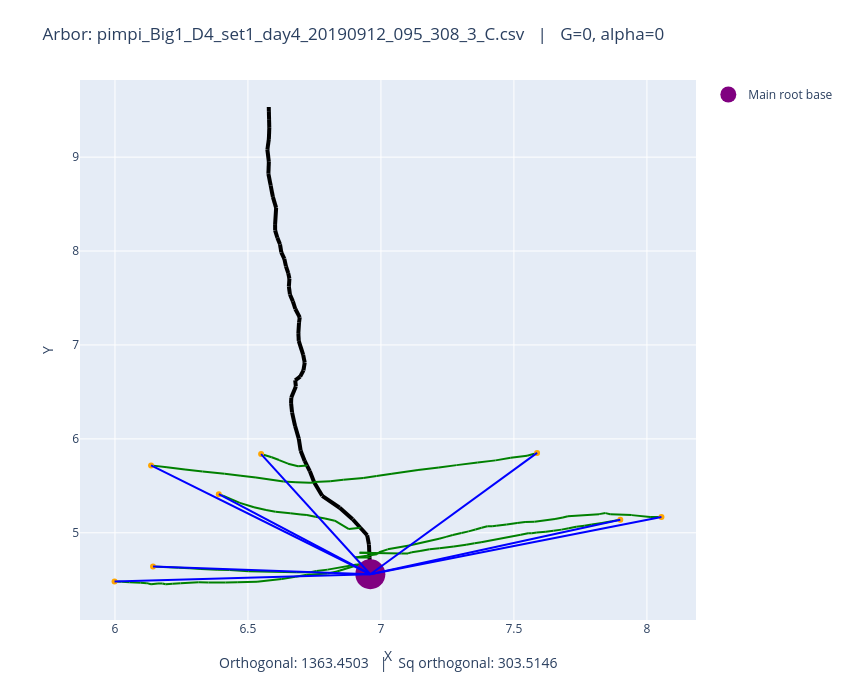

Notebook source saved alongside this figure:
### Code cell
fname = "pimpi_Big1_D4_set1_day4_20190912_095_308_3_C.csv"
plot_arbors(fname, 0, 0)

### Figure 1 — Plotly figure (JSON) as saved in the notebook; plotly's stock layout.template omitted (floating-point values rounded to 4 significant figures)
{"data": [{"line": {"color": "black", "width": 4}, "mode": "lines", "showlegend": false, "type": "scatter", "x": [6.96, 6.958], "y": [4.559, 4.663]}, {"line": {"color": "black", "width": 4}, "mode": "lines", "showlegend": false, "type": "scatter", "x": [6.958, 6.958], "y": [4.663, 4.667]}, {"line": {"color": "black", "width": 4}, "mode": "lines", "showlegend": false, "type": "scatter", "x": [6.958, 6.957], "y": [4.667, 4.737]}, {"line": {"color": "black", "width": 4}, "mode": "lines", "showlegend": false, "type": "scatter", "x": [6.957, 6.956], "y": [4.737, 4.787]}, {"line": {"color": "black", "width": 4}, "mode": "lines", "showlegend": false, "type": "scatter", "x": [6.956, 6.955], "y": [4.787, 4.874]}, {"line": {"color": "black", "width": 4}, "mode": "lines", "showlegend": false, "type": "scatter", "x": [6.955, 6.948], "y": [4.874, 4.974]}, {"line": {"color": "black", "width": 4}, "mode": "lines", "showlegend": false, "type": "scatter", "x": [6.948, 6.923], "y": [4.974, 5.054]}, {"line": {"color": "black", "width": 4}, "mode": "lines", "showlegend": false, "type": "scatter", "x": [6.923, 6.894], "y": [5.054, 5.144]}, {"line": {"color": "black", "width": 4}, "mode": "lines", "showlegend": false, "type": "scatter", "x": [6.894, 6.845], "y": [5.144, 5.267]}, {"line": {"color": "black", "width": 4}, "mode": "lines", "showlegend": false, "type": "scatter", "x": [6.845, 6.779], "y": [5.267, 5.394]}, {"line": {"color": "black", "width": 4}, "mode": "lines", "showlegend": false, "type": "scatter", "x": [6.779, 6.749], "y": [5.394, 5.536]}, {"line": {"color": "black", "width": 4}, "mode": "lines", "showlegend": false, "type": "scatter", "x": [6.749, 6.749], "y": [5.536, 5.541]}, {"line": {"color": "black", "width": 4}, "mode": "lines", "showlegend": false, "type": "scatter", "x": [6.749, 6.733], "y": [5.541, 5.657]}, {"line": {"color": "black", "width": 4}, "mode": "lines", "showlegend": false, "type": "scatter", "x": [6.733, 6.722], "y": [5.657, 5.715]}, {"line": {"color": "black", "width": 4}, "mode": "lines", "showlegend": false, "type": "scatter", "x": [6.722, 6.713], "y": [5.715, 5.765]}, {"line": {"color": "black", "width": 4}, "mode": "lines", "showlegend": false, "type": "scatter", "x": [6.713, 6.698], "y": [5.765, 5.874]}, {"line": {"color": "black", "width": 4}, "mode": "lines", "showlegend": false, "type": "scatter", "x": [6.698, 6.691], "y": [5.874, 6.003]}, {"line": {"color": "black", "width": 4}, "mode": "lines", "showlegend": false, "type": "scatter", "x": [6.691, 6.677], "y": [6.003, 6.137]}, {"line": {"color": "black", "width": 4}, "mode": "lines", "showlegend": false, "type": "scatter", "x": [6.677, 6.666], "y": [6.137, 6.283]}, {"line": {"color": "black", "width": 4}, "mode": "lines", "showlegend": false, "type": "scatter", "x": [6.666, 6.662], "y": [6.283, 6.381]}, {"line": {"color": "black", "width": 4}, "mode": "lines", "showlegend": false, "type": "scatter", "x": [6.662, 6.663], "y": [6.381, 6.441]}, {"line": {"color": "black", "width": 4}, "mode": "lines", "showlegend": false, "type": "scatter", "x": [6.663, 6.68], "y": [6.441, 6.559]}, {"line": {"color": "black", "width": 4}, "mode": "lines", "showlegend": false, "type": "scatter", "x": [6.68, 6.678], "y": [6.559, 6.624]}, {"line": {"color": "black", "width": 4}, "mode": "lines", "showlegend": false, "type": "scatter", "x": [6.678, 6.696], "y": [6.624, 6.663]}, {"line": {"color": "black", "width": 4}, "mode": "lines", "showlegend": false, "type": "scatter", "x": [6.696, 6.709], "y": [6.663, 6.729]}, {"line": {"color": "black", "width": 4}, "mode": "lines", "showlegend": false, "type": "scatter", "x": [6.709, 6.713], "y": [6.729, 6.812]}, {"line": {"color": "black", "width": 4}, "mode": "lines", "showlegend": false, "type": "scatter", "x": [6.713, 6.708], "y": [6.812, 6.895]}, {"line": {"color": "black", "width": 4}, "mode": "lines", "showlegend": false, "type": "scatter", "x": [6.708, 6.691], "y": [6.895, 7.042]}, {"line": {"color": "black", "width": 4}, "mode": "lines", "showlegend": false, "type": "scatter", "x": [6.691, 6.69], "y": [7.042, 7.127]}, {"line": {"color": "black", "width": 4}, "mode": "lines", "showlegend": false, "type": "scatter", "x": [6.69, 6.692], "y": [7.127, 7.236]}, {"line": {"color": "black", "width": 4}, "mode": "lines", "showlegend": false, "type": "scatter", "x": [6.692, 6.695], "y": [7.236, 7.294]}, {"line": {"color": "black", "width": 4}, "mode": "lines", "showlegend": false, "type": "scatter", "x": [6.695, 6.678], "y": [7.294, 7.383]}, {"line": {"color": "black", "width": 4}, "mode": "lines", "showlegend": false, "type": "scatter", "x": [6.678, 6.669], "y": [7.383, 7.465]}, {"line": {"color": "black", "width": 4}, "mode": "lines", "showlegend": false, "type": "scatter", "x": [6.669, 6.658], "y": [7.465, 7.537]}, {"line": {"color": "black", "width": 4}, "mode": "lines", "showlegend": false, "type": "scatter", "x": [6.658, 6.654], "y": [7.537, 7.623]}, {"line": {"color": "black", "width": 4}, "mode": "lines", "showlegend": false, "type": "scatter", "x": [6.654, 6.656], "y": [7.623, 7.705]}, {"line": {"color": "black", "width": 4}, "mode": "lines", "showlegend": false, "type": "scatter", "x": [6.656, 6.651], "y": [7.705, 7.765]}, {"line": {"color": "black", "width": 4}, "mode": "lines", "showlegend": false, "type": "scatter", "x": [6.651, 6.643], "y": [7.765, 7.837]}, {"line": {"color": "black", "width": 4}, "mode": "lines", "showlegend": false, "type": "scatter", "x": [6.643, 6.637], "y": [7.837, 7.916]}, {"line": {"color": "black", "width": 4}, "mode": "lines", "showlegend": false, "type": "scatter", "x": [6.637, 6.625], "y": [7.916, 7.986]}, {"line": {"color": "black", "width": 4}, "mode": "lines", "showlegend": false, "type": "scatter", "x": [6.625, 6.621], "y": [7.986, 8.071]}, {"line": {"color": "black", "width": 4}, "mode": "lines", "showlegend": false, "type": "scatter", "x": [6.621, 6.611], "y": [8.071, 8.141]}, {"line": {"color": "black", "width": 4}, "mode": "lines", "showlegend": false, "type": "scatter", "x": [6.611, 6.602], "y": [8.141, 8.22]}, {"line": {"color": "black", "width": 4}, "mode": "lines", "showlegend": false, "type": "scatter", "x": [6.602, 6.602], "y": [8.22, 8.279]}, {"line": {"color": "black", "width": 4}, "mode": "lines", "showlegend": false, "type": "scatter", "x": [6.602, 6.606], "y": [8.279, 8.46]}, {"line": {"color": "black", "width": 4}, "mode": "lines", "showlegend": false, "type": "scatter", "x": [6.606, 6.594], "y": [8.46, 8.577]}, {"line": {"color": "black", "width": 4}, "mode": "lines", "showlegend": false, "type": "scatter", "x": [6.594, 6.586], "y": [8.577, 8.696]}, {"line": {"color": "black", "width": 4}, "mode": "lines", "showlegend": false, "type": "scatter", "x": [6.586, 6.577], "y": [8.696, 8.823]}, {"line": {"color": "black", "width": 4}, "mode": "lines", "showlegend": false, "type": "scatter", "x": [6.577, 6.579], "y": [8.823, 8.951]}, {"line": {"color": "black", "width": 4}, "mode": "lines", "showlegend": false, "type": "scatter", "x": [6.579, 6.573], "y": [8.951, 9.079]}, {"line": {"color": "black", "width": 4}, "mode": "lines", "showlegend": false, "type": "scatter", "x": [6.573, 6.579], "y": [9.079, 9.193]}, {"line": {"color": "black", "width": 4}, "mode": "lines", "showlegend": false, "type": "scatter", "x": [6.579, 6.58], "y": [9.193, 9.311]}, {"line": {"color": "black", "width": 4}, "mode": "lines", "showlegend": false, "type": "scatter", "x": [6.58, 6.579], "y": [9.311, 9.405]}, {"line": {"color": "black", "width": 4}, "mode": "lines", "showlegend": false, "type": "scatter", "x": [6.579, 6.579], "y": [9.405, 9.489]}, {"line": {"color": "black", "width": 4}, "mode": "lines", "showlegend": false, "type": "scatter", "x": [6.579, 6.578], "y": [9.489, 9.534]}, {"line": {"color": "green", "width": 2}, "mode": "lines", "showlegend": false, "type": "scatter", "x": [8.055, 8.012], "y": [5.169, 5.168]}, {"line": {"color": "green", "width": 2}, "mode": "lines", "showlegend": false, "type": "scatter", "x": [8.012, 7.943], "y": [5.168, 5.188]}, {"line": {"color": "green", "width": 2}, "mode": "lines", "showlegend": false, "type": "scatter", "x": [7.943, 7.862], "y": [5.188, 5.198]}, {"line": {"color": "green", "width": 2}, "mode": "lines", "showlegend": false, "type": "scatter", "x": [7.862, 7.844], "y": [5.198, 5.21]}, {"line": {"color": "green", "width": 2}, "mode": "lines", "showlegend": false, "type": "scatter", "x": [7.844, 7.82], "y": [5.21, 5.199]}, {"line": {"color": "green", "width": 2}, "mode": "lines", "showlegend": false, "type": "scatter", "x": [7.82, 7.703], "y": [5.199, 5.175]}, {"line": {"color": "green", "width": 2}, "mode": "lines", "showlegend": false, "type": "scatter", "x": [7.703, 7.684], "y": [5.175, 5.163]}, {"line": {"color": "green", "width": 2}, "mode": "lines", "showlegend": false, "type": "scatter", "x": [7.684, 7.655], "y": [5.163, 5.148]}, {"line": {"color": "green", "width": 2}, "mode": "lines", "showlegend": false, "type": "scatter", "x": [7.655, 7.577], "y": [5.148, 5.119]}, {"line": {"color": "green", "width": 2}, "mode": "lines", "showlegend": false, "type": "scatter", "x": [7.577, 7.542], "y": [5.119, 5.115]}, {"line": {"color": "green", "width": 2}, "mode": "lines", "showlegend": false, "type": "scatter", "x": [7.542, 7.512], "y": [5.115, 5.104]}, {"line": {"color": "green", "width": 2}, "mode": "lines", "showlegend": false, "type": "scatter", "x": [7.512, 7.473], "y": [5.104, 5.089]}, {"line": {"color": "green", "width": 2}, "mode": "lines", "showlegend": false, "type": "scatter", "x": [7.473, 7.433], "y": [5.089, 5.075]}, {"line": {"color": "green", "width": 2}, "mode": "lines", "showlegend": false, "type": "scatter", "x": [7.433, 7.418], "y": [5.075, 5.069]}, {"line": {"color": "green", "width": 2}, "mode": "lines", "showlegend": false, "type": "scatter", "x": [7.418, 7.4], "y": [5.069, 5.07]}, {"line": {"color": "green", "width": 2}, "mode": "lines", "showlegend": false, "type": "scatter", "x": [7.4, 7.379], "y": [5.07, 5.054]}, {"line": {"color": "green", "width": 2}, "mode": "lines", "showlegend": false, "type": "scatter", "x": [7.379, 7.355], "y": [5.054, 5.035]}, {"line": {"color": "green", "width": 2}, "mode": "lines", "showlegend": false, "type": "scatter", "x": [7.355, 7.33], "y": [5.035, 5.015]}, {"line": {"color": "green", "width": 2}, "mode": "lines", "showlegend": false, "type": "scatter", "x": [7.33, 7.303], "y": [5.015, 4.997]}, {"line": {"color": "green", "width": 2}, "mode": "lines", "showlegend": false, "type": "scatter", "x": [7.303, 7.27], "y": [4.997, 4.977]}, {"line": {"color": "green", "width": 2}, "mode": "lines", "showlegend": false, "type": "scatter", "x": [7.27, 7.245], "y": [4.977, 4.957]}, {"line": {"color": "green", "width": 2}, "mode": "lines", "showlegend": false, "type": "scatter", "x": [7.245, 7.219], "y": [4.957, 4.938]}, {"line": {"color": "green", "width": 2}, "mode": "lines", "showlegend": false, "type": "scatter", "x": [7.219, 7.106], "y": [4.938, 4.864]}, {"line": {"color": "green", "width": 2}, "mode": "lines", "showlegend": false, "type": "scatter", "x": [7.106, 7.025], "y": [4.864, 4.824]}, {"line": {"color": "green", "width": 2}, "mode": "lines", "showlegend": false, "type": "scatter", "x": [7.025, 6.993], "y": [4.824, 4.793]}, {"line": {"color": "green", "width": 2}, "mode": "lines", "showlegend": false, "type": "scatter", "x": [6.993, 6.985], "y": [4.793, 4.773]}, {"line": {"color": "green", "width": 2}, "mode": "lines", "showlegend": false, "type": "scatter", "x": [6.985, 6.903], "y": [4.773, 4.736]}, {"line": {"color": "green", "width": 2}, "mode": "lines", "showlegend": false, "type": "scatter", "x": [6.903, 6.957], "y": [4.736, 4.737]}, {"line": {"color": "green", "width": 2}, "mode": "lines", "showlegend": false, "type": "scatter", "x": [7.9, 7.868], "y": [5.139, 5.123]}, {"line": {"color": "green", "width": 2}, "mode": "lines", "showlegend": false, "type": "scatter", "x": [7.868, 7.831], "y": [5.123, 5.105]}, {"line": {"color": "green", "width": 2}, "mode": "lines", "showlegend": false, "type": "scatter", "x": [7.831, 7.793], "y": [5.105, 5.087]}, {"line": {"color": "green", "width": 2}, "mode": "lines", "showlegend": false, "type": "scatter", "x": [7.793, 7.765], "y": [5.087, 5.074]}, {"line": {"color": "green", "width": 2}, "mode": "lines", "showlegend": false, "type": "scatter", "x": [7.765, 7.734], "y": [5.074, 5.064]}, {"line": {"color": "green", "width": 2}, "mode": "lines", "showlegend": false, "type": "scatter", "x": [7.734, 7.706], "y": [5.064, 5.048]}, {"line": {"color": "green", "width": 2}, "mode": "lines", "showlegend": false, "type": "scatter", "x": [7.706, 7.679], "y": [5.048, 5.034]}, {"line": {"color": "green", "width": 2}, "mode": "lines", "showlegend": false, "type": "scatter", "x": [7.679, 7.649], "y": [5.034, 5.022]}, {"line": {"color": "green", "width": 2}, "mode": "lines", "showlegend": false, "type": "scatter", "x": [7.649, 7.62], "y": [5.022, 5.012]}, {"line": {"color": "green", "width": 2}, "mode": "lines", "showlegend": false, "type": "scatter", "x": [7.62, 7.586], "y": [5.012, 5.002]}, {"line": {"color": "green", "width": 2}, "mode": "lines", "showlegend": false, "type": "scatter", "x": [7.586, 7.567], "y": [5.002, 4.996]}, {"line": {"color": "green", "width": 2}, "mode": "lines", "showlegend": false, "type": "scatter", "x": [7.567, 7.554], "y": [4.996, 4.995]}, {"line": {"color": "green", "width": 2}, "mode": "lines", "showlegend": false, "type": "scatter", "x": [7.554, 7.526], "y": [4.995, 4.979]}, {"line": {"color": "green", "width": 2}, "mode": "lines", "showlegend": false, "type": "scatter", "x": [7.526, 7.377], "y": [4.979, 4.9]}, {"line": {"color": "green", "width": 2}, "mode": "lines", "showlegend": false, "type": "scatter", "x": [7.377, 7.352], "y": [4.9, 4.889]}, {"line": {"color": "green", "width": 2}, "mode": "lines", "showlegend": false, "type": "scatter", "x": [7.352, 7.32], "y": [4.889, 4.872]}, {"line": {"color": "green", "width": 2}, "mode": "lines", "showlegend": false, "type": "scatter", "x": [7.32, 7.274], "y": [4.872, 4.854]}, {"line": {"color": "green", "width": 2}, "mode": "lines", "showlegend": false, "type": "scatter", "x": [7.274, 7.22], "y": [4.854, 4.835]}, {"line": {"color": "green", "width": 2}, "mode": "lines", "showlegend": false, "type": "scatter", "x": [7.22, 7.183], "y": [4.835, 4.824]}, {"line": {"color": "green", "width": 2}, "mode": "lines", "showlegend": false, "type": "scatter", "x": [7.183, 7.147], "y": [4.824, 4.806]}, {"line": {"color": "green", "width": 2}, "mode": "lines", "showlegend": false, "type": "scatter", "x": [7.147, 7.116], "y": [4.806, 4.792]}, {"line": {"color": "green", "width": 2}, "mode": "lines", "showlegend": false, "type": "scatter", "x": [7.116, 7.102], "y": [4.792, 4.781]}, {"line": {"color": "green", "width": 2}, "mode": "lines", "showlegend": false, "type": "scatter", "x": [7.102, 7.078], "y": [4.781, 4.78]}, {"line": {"color": "green", "width": 2}, "mode": "lines", "showlegend": false, "type": "scatter", "x": [7.078, 6.92], "y": [4.78, 4.787]}, {"line": {"color": "green", "width": 2}, "mode": "lines", "showlegend": false, "type": "scatter", "x": [6.92, 6.956], "y": [4.787, 4.787]}, {"line": {"color": "green", "width": 2}, "mode": "lines", "showlegend": false, "type": "scatter", "x": [5.998, 6.025], "y": [4.482, 4.478]}, {"line": {"color": "green", "width": 2}, "mode": "lines", "showlegend": false, "type": "scatter", "x": [6.025, 6.055], "y": [4.478, 4.474]}, {"line": {"color": "green", "width": 2}, "mode": "lines", "showlegend": false, "type": "scatter", "x": [6.055, 6.097], "y": [4.474, 4.468]}, {"line": {"color": "green", "width": 2}, "mode": "lines", "showlegend": false, "type": "scatter", "x": [6.097, 6.12], "y": [4.468, 4.464]}, {"line": {"color": "green", "width": 2}, "mode": "lines", "showlegend": false, "type": "scatter", "x": [6.12, 6.136], "y": [4.464, 4.453]}, {"line": {"color": "green", "width": 2}, "mode": "lines", "showlegend": false, "type": "scatter", "x": [6.136, 6.162], "y": [4.453, 4.461]}, {"line": {"color": "green", "width": 2}, "mode": "lines", "showlegend": false, "type": "scatter", "x": [6.162, 6.178], "y": [4.461, 4.461]}, {"line": {"color": "green", "width": 2}, "mode": "lines", "showlegend": false, "type": "scatter", "x": [6.178, 6.191], "y": [4.461, 4.453]}, {"line": {"color": "green", "width": 2}, "mode": "lines", "showlegend": false, "type": "scatter", "x": [6.191, 6.217], "y": [4.453, 4.457]}, {"line": {"color": "green", "width": 2}, "mode": "lines", "showlegend": false, "type": "scatter", "x": [6.217, 6.247], "y": [4.457, 4.463]}, {"line": {"color": "green", "width": 2}, "mode": "lines", "showlegend": false, "type": "scatter", "x": [6.247, 6.315], "y": [4.463, 4.475]}, {"line": {"color": "green", "width": 2}, "mode": "lines", "showlegend": false, "type": "scatter", "x": [6.315, 6.352], "y": [4.475, 4.47]}, {"line": {"color": "green", "width": 2}, "mode": "lines", "showlegend": false, "type": "scatter", "x": [6.352, 6.415], "y": [4.47, 4.471]}, {"line": {"color": "green", "width": 2}, "mode": "lines", "showlegend": false, "type": "scatter", "x": [6.415, 6.46], "y": [4.471, 4.474]}, {"line": {"color": "green", "width": 2}, "mode": "lines", "showlegend": false, "type": "scatter", "x": [6.46, 6.534], "y": [4.474, 4.479]}, {"line": {"color": "green", "width": 2}, "mode": "lines", "showlegend": false, "type": "scatter", "x": [6.534, 6.627], "y": [4.479, 4.508]}, {"line": {"color": "green", "width": 2}, "mode": "lines", "showlegend": false, "type": "scatter", "x": [6.627, 6.678], "y": [4.508, 4.532]}, {"line": {"color": "green", "width": 2}, "mode": "lines", "showlegend": false, "type": "scatter", "x": [6.678, 6.722], "y": [4.532, 4.553]}, {"line": {"color": "green", "width": 2}, "mode": "lines", "showlegend": false, "type": "scatter", "x": [6.722, 6.799], "y": [4.553, 4.566]}, {"line": {"color": "green", "width": 2}, "mode": "lines", "showlegend": false, "type": "scatter", "x": [6.799, 6.835], "y": [4.566, 4.587]}, {"line": {"color": "green", "width": 2}, "mode": "lines", "showlegend": false, "type": "scatter", "x": [6.835, 6.846], "y": [4.587, 4.598]}, {"line": {"color": "green", "width": 2}, "mode": "lines", "showlegend": false, "type": "scatter", "x": [6.846, 6.923], "y": [4.598, 4.666]}, {"line": {"color": "green", "width": 2}, "mode": "lines", "showlegend": false, "type": "scatter", "x": [6.923, 6.958], "y": [4.666, 4.667]}, {"line": {"color": "green", "width": 2}, "mode": "lines", "showlegend": false, "type": "scatter", "x": [7.587, 7.549], "y": [5.851, 5.821]}, {"line": {"color": "green", "width": 2}, "mode": "lines", "showlegend": false, "type": "scatter", "x": [7.549, 7.488], "y": [5.821, 5.798]}, {"line": {"color": "green", "width": 2}, "mode": "lines", "showlegend": false, "type": "scatter", "x": [7.488, 7.431], "y": [5.798, 5.771]}, {"line": {"color": "green", "width": 2}, "mode": "lines", "showlegend": false, "type": "scatter", "x": [7.431, 7.364], "y": [5.771, 5.75]}, {"line": {"color": "green", "width": 2}, "mode": "lines", "showlegend": false, "type": "scatter", "x": [7.364, 7.285], "y": [5.75, 5.721]}, {"line": {"color": "green", "width": 2}, "mode": "lines", "showlegend": false, "type": "scatter", "x": [7.285, 7.218], "y": [5.721, 5.694]}, {"line": {"color": "green", "width": 2}, "mode": "lines", "showlegend": false, "type": "scatter", "x": [7.218, 7.139], "y": [5.694, 5.669]}, {"line": {"color": "green", "width": 2}, "mode": "lines", "showlegend": false, "type": "scatter", "x": [7.139, 7.041], "y": [5.669, 5.629]}, {"line": {"color": "green", "width": 2}, "mode": "lines", "showlegend": false, "type": "scatter", "x": [7.041, 6.984], "y": [5.629, 5.605]}, {"line": {"color": "green", "width": 2}, "mode": "lines", "showlegend": false, "type": "scatter", "x": [6.984, 6.934], "y": [5.605, 5.584]}, {"line": {"color": "green", "width": 2}, "mode": "lines", "showlegend": false, "type": "scatter", "x": [6.934, 6.859], "y": [5.584, 5.564]}, {"line": {"color": "green", "width": 2}, "mode": "lines", "showlegend": false, "type": "scatter", "x": [6.859, 6.809], "y": [5.564, 5.55]}, {"line": {"color": "green", "width": 2}, "mode": "lines", "showlegend": false, "type": "scatter", "x": [6.809, 6.749], "y": [5.55, 5.541]}, {"line": {"color": "green", "width": 2}, "mode": "lines", "showlegend": false, "type": "scatter", "x": [6.136, 6.195], "y": [5.718, 5.699]}, {"line": {"color": "green", "width": 2}, "mode": "lines", "showlegend": false, "type": "scatter", "x": [6.195, 6.263], "y": [5.699, 5.673]}, {"line": {"color": "green", "width": 2}, "mode": "lines", "showlegend": false, "type": "scatter", "x": [6.263, 6.329], "y": [5.673, 5.653]}, {"line": {"color": "green", "width": 2}, "mode": "lines", "showlegend": false, "type": "scatter", "x": [6.329, 6.412], "y": [5.653, 5.63]}, {"line": {"color": "green", "width": 2}, "mode": "lines", "showlegend": false, "type": "scatter", "x": [6.412, 6.474], "y": [5.63, 5.608]}, {"line": {"color": "green", "width": 2}, "mode": "lines", "showlegend": false, "type": "scatter", "x": [6.474, 6.53], "y": [5.608, 5.589]}, {"line": {"color": "green", "width": 2}, "mode": "lines", "showlegend": false, "type": "scatter", "x": [6.53, 6.634], "y": [5.589, 5.545]}, {"line": {"color": "green", "width": 2}, "mode": "lines", "showlegend": false, "type": "scatter", "x": [6.634, 6.68], "y": [5.545, 5.538]}, {"line": {"color": "green", "width": 2}, "mode": "lines", "showlegend": false, "type": "scatter", "x": [6.68, 6.733], "y": [5.538, 5.533]}, {"line": {"color": "green", "width": 2}, "mode": "lines", "showlegend": false, "type": "scatter", "x": [6.733, 6.749], "y": [5.533, 5.536]}, {"line": {"color": "green", "width": 2}, "mode": "lines", "showlegend": false, "type": "scatter", "x": [6.39, 6.408], "y": [5.412, 5.393]}, {"line": {"color": "green", "width": 2}, "mode": "lines", "showlegend": false, "type": "scatter", "x": [6.408, 6.469], "y": [5.393, 5.318]}, {"line": {"color": "green", "width": 2}, "mode": "lines", "showlegend": false, "type": "scatter", "x": [6.469, 6.523], "y": [5.318, 5.271]}, {"line": {"color": "green", "width": 2}, "mode": "lines", "showlegend": false, "type": "scatter", "x": [6.523, 6.568], "y": [5.271, 5.243]}, {"line": {"color": "green", "width": 2}, "mode": "lines", "showlegend": false, "type": "scatter", "x": [6.568, 6.604], "y": [5.243, 5.225]}, {"line": {"color": "green", "width": 2}, "mode": "lines", "showlegend": false, "type": "scatter", "x": [6.604, 6.659], "y": [5.225, 5.209]}, {"line": {"color": "green", "width": 2}, "mode": "lines", "showlegend": false, "type": "scatter", "x": [6.659, 6.699], "y": [5.209, 5.196]}, {"line": {"color": "green", "width": 2}, "mode": "lines", "showlegend": false, "type": "scatter", "x": [6.699, 6.722], "y": [5.196, 5.189]}, {"line": {"color": "green", "width": 2}, "mode": "lines", "showlegend": false, "type": "scatter", "x": [6.722, 6.753], "y": [5.189, 5.171]}, {"line": {"color": "green", "width": 2}, "mode": "lines", "showlegend": false, "type": "scatter", "x": [6.753, 6.79], "y": [5.171, 5.153]}, {"line": {"color": "green", "width": 2}, "mode": "lines", "showlegend": false, "type": "scatter", "x": [6.79, 6.826], "y": [5.153, 5.129]}, {"line": {"color": "green", "width": 2}, "mode": "lines", "showlegend": false, "type": "scatter", "x": [6.826, 6.88], "y": [5.129, 5.04]}, {"line": {"color": "green", "width": 2}, "mode": "lines", "showlegend": false, "type": "scatter", "x": [6.88, 6.923], "y": [5.04, 5.054]}, {"line": {"color": "green", "width": 2}, "mode": "lines", "showlegend": false, "type": "scatter", "x": [6.143, 6.201], "y": [4.642, 4.634]}, {"line": {"color": "green", "width": 2}, "mode": "lines", "showlegend": false, "type": "scatter", "x": [6.201, 6.24], "y": [4.634, 4.629]}, {"line": {"color": "green", "width": 2}, "mode": "lines", "showlegend": false, "type": "scatter", "x": [6.24, 6.281], "y": [4.629, 4.622]}, {"line": {"color": "green", "width": 2}, "mode": "lines", "showlegend": false, "type": "scatter", "x": [6.281, 6.323], "y": [4.622, 4.616]}, {"line": {"color": "green", "width": 2}, "mode": "lines", "showlegend": false, "type": "scatter", "x": [6.323, 6.384], "y": [4.616, 4.606]}, {"line": {"color": "green", "width": 2}, "mode": "lines", "showlegend": false, "type": "scatter", "x": [6.384, 6.431], "y": [4.606, 4.604]}, {"line": {"color": "green", "width": 2}, "mode": "lines", "showlegend": false, "type": "scatter", "x": [6.431, 6.503], "y": [4.604, 4.59]}, {"line": {"color": "green", "width": 2}, "mode": "lines", "showlegend": false, "type": "scatter", "x": [6.503, 6.683], "y": [4.59, 4.58]}, {"line": {"color": "green", "width": 2}, "mode": "lines", "showlegend": false, "type": "scatter", "x": [6.683, 6.734], "y": [4.58, 4.581]}, {"line": {"color": "green", "width": 2}, "mode": "lines", "showlegend": false, "type": "scatter", "x": [6.734, 6.758], "y": [4.581, 4.592]}, {"line": {"color": "green", "width": 2}, "mode": "lines", "showlegend": false, "type": "scatter", "x": [6.758, 6.799], "y": [4.592, 4.608]}, {"line": {"color": "green", "width": 2}, "mode": "lines", "showlegend": false, "type": "scatter", "x": [6.799, 6.909], "y": [4.608, 4.662]}, {"line": {"color": "green", "width": 2}, "mode": "lines", "showlegend": false, "type": "scatter", "x": [6.909, 6.958], "y": [4.662, 4.663]}, {"line": {"color": "green", "width": 2}, "mode": "lines", "showlegend": false, "type": "scatter", "x": [6.549, 6.589], "y": [5.839, 5.804]}, {"line": {"color": "green", "width": 2}, "mode": "lines", "showlegend": false, "type": "scatter", "x": [6.589, 6.617], "y": [5.804, 5.775]}, {"line": {"color": "green", "width": 2}, "mode": "lines", "showlegend": false, "type": "scatter", "x": [6.617, 6.651], "y": [5.775, 5.736]}, {"line": {"color": "green", "width": 2}, "mode": "lines", "showlegend": false, "type": "scatter", "x": [6.651, 6.689], "y": [5.736, 5.709]}, {"line": {"color": "green", "width": 2}, "mode": "lines", "showlegend": false, "type": "scatter", "x": [6.689, 6.722], "y": [5.709, 5.715]}, {"marker": {"color": "orange"}, "mode": "markers", "showlegend": false, "type": "scatter", "x": [8.055], "y": [5.169]}, {"marker": {"color": "orange"}, "mode": "markers", "showlegend": false, "type": "scatter", "x": [7.9], "y": [5.139]}, {"marker": {"color": "orange"}, "mode": "markers", "showlegend": false, "type": "scatter", "x": [5.998], "y": [4.482]}, {"marker": {"color": "orange"}, "mode": "markers", "showlegend": false, "type": "scatter", "x": [7.587], "y": [5.851]}, {"marker": {"color": "orange"}, "mode": "markers", "showlegend": false, "type": "scatter", "x": [6.136], "y": [5.718]}, {"marker": {"color": "orange"}, "mode": "markers", "showlegend": false, "type": "scatter", "x": [6.39], "y": [5.412]}, {"marker": {"color": "orange"}, "mode": "markers", "showlegend": false, "type": "scatter", "x": [6.143], "y": [4.642]}, {"marker": {"color": "orange"}, "mode": "markers", "showlegend": false, "type": "scatter", "x": [6.549], "y": [5.839]}, {"marker": {"color": "purple", "size": 30}, "mode": "markers", "name": "Main root base", "type": "scatter", "x": [6.96], "y": [4.559]}, {"line": {"color": "blue"}, "mode": "lines", "showlegend": false, "type": "scatter", "x": [8.055, 6.96], "y": [5.169, 4.559]}, {"line": {"color": "blue"}, "mode": "lines", "showlegend": false, "type": "scatter", "x": [7.9, 6.96], "y": [5.139, 4.559]}, {"line": {"color": "blue"}, "mode": "lines", "showlegend": false, "type": "scatter", "x": [5.998, 6.96], "y": [4.482, 4.559]}, {"line": {"color": "blue"}, "mode": "lines", "showlegend": false, "type": "scatter", "x": [7.587, 6.96], "y": [5.851, 4.559]}, {"line": {"color": "blue"}, "mode": "lines", "showlegend": false, "type": "scatter", "x": [6.136, 6.96], "y": [5.718, 4.559]}, {"line": {"color": "blue"}, "mode": "lines", "showlegend": false, "type": "scatter", "x": [6.39, 6.96], "y": [5.412, 4.559]}, {"line": {"color": "blue"}, "mode": "lines", "showlegend": false, "type": "scatter", "x": [6.143, 6.96], "y": [4.642, 4.559]}, {"line": {"color": "blue"}, "mode": "lines", "showlegend": false, "type": "scatter", "x": [6.549, 6.96], "y": [5.839, 4.559]}], "layout": {"annotations": [{"font": {"size": 14}, "showarrow": false, "text": "Orthogonal: 1363.4503   |   Sq orthogonal: 303.5146", "x": 0.5, "xref": "paper", "y": -0.1, "yref": "paper"}], "height": 700, "margin": {"b": 80, "t": 80}, "title": {"text": "Arbor: pimpi_Big1_D4_set1_day4_20190912_095_308_3_C.csv   |   G=0, alpha=0"}, "width": 850, "xaxis": {"autorange": true, "range": [5.868, 8.185], "title": {"text": "X"}, "type": "linear"}, "yaxis": {"autorange": true, "range": [4.072, 9.821], "title": {"text": "Y"}, "type": "linear"}}}
